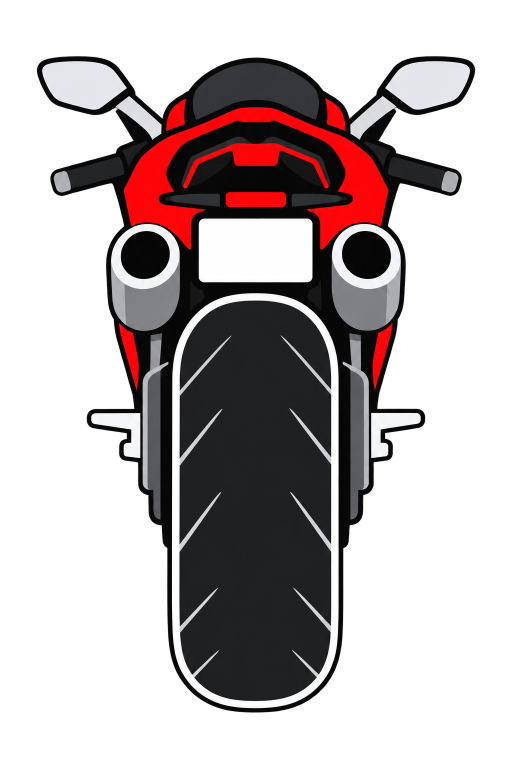
#> input picture firmware/assets/lean/ducati-rear-e-source.png, 1024 x 1536 px (shown at 1/2 size)
$ python generate_lean_icon.py
#> lines starting #> are read from the running program, lines starting #| are printed output that depends on the picture
#!/usr/bin/env python3
"""Pack the approved transparent E rear-view artwork into a small LVGL bitmap.

Only trims transparent padding, resizes and converts to LVGL BGRA bytes.
The editable source and provenance live in firmware/assets/lean/.
"""
from __future__ import annotations

import hashlib
import json
import math
from pathlib import Path

from PIL import Image

ROOT = Path(__file__).resolve().parents[1]
SOURCE = ROOT / "firmware/assets/lean/ducati-rear-e-source.png"
DESTINATION = ROOT / "third_party/moto-gps-waveshare/shared/nav_ui/assets"


def main() -> None:
    original = Image.open(SOURCE).convert("RGBA")
#> original is the input picture: PIL image 1024x1536 RGBA; mean R, G, B, A 49.3, 39.5, 40.3, 104.4
    # Use substantial opacity to locate the subject, ignoring nearly invisible
    # edge pixels. Keep the source's antialiased alpha inside the padded crop.
    bounds = original.getchannel("A").point(lambda alpha: 255 if alpha >= 128 else 0).getbbox()
#> bounds = (74, 112, 950, 1425)
    if bounds is None:
        raise ValueError("The source contains no opaque icon")
    left, top, right, bottom = bounds
#> left = 74; top = 112; right = 950; bottom = 1425
    bounds = (max(0, left - 3), max(0, top - 3),
              min(original.width, right + 3), min(original.height, bottom + 3))
#> bounds = (71, 109, 953, 1428)
    cropped = original.crop(bounds)
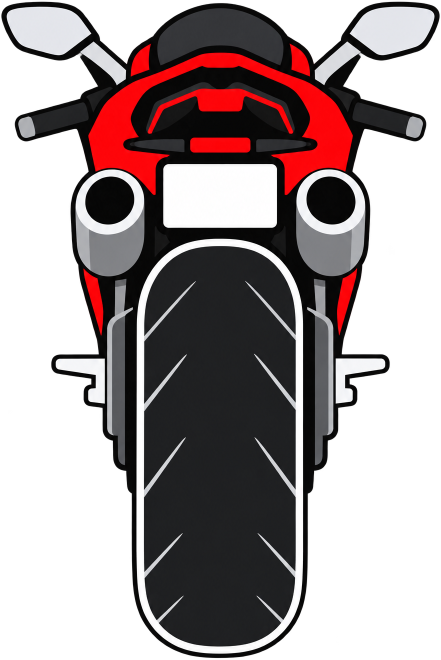
#> cropped: PIL image 882x1319 RGBA (shown at 1/2 size); mean R, G, B, A 62.2, 49, 50, 141.2; transparent parts drawn white
    height = 128
    width = round(cropped.width * height / cropped.height)
#> width = 86
    image = cropped.resize((width, height), Image.Resampling.LANCZOS)
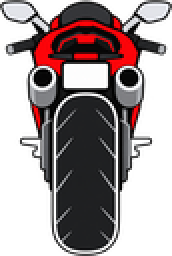
#> image: PIL image 86x128 RGBA (shown 2 times larger); mean R, G, B, A 51, 39.2, 40.2, 141.3; transparent parts drawn white
    pivot_x, pivot_y = width // 2, height - 2
#> pivot_x = 43; pivot_y = 126
    # Conservative radius, including all transparent corners, for any angle.
    radius = math.ceil(math.hypot(max(pivot_x, width - 1 - pivot_x), pivot_y)) + 1
#> radius = 135
    pixels = image.tobytes("raw", "BGRA")
    header = f'''/* Generated by tools/generate_lean_icon.py. See firmware/assets/lean/README.md. */
#pragma once
#include "lvgl.h"
#ifdef __cplusplus
extern "C" {{
#endif
#define DUCATI_REAR_E_WIDTH {width}
#define DUCATI_REAR_E_HEIGHT {height}
#define DUCATI_REAR_E_PIVOT_X {pivot_x}
#define DUCATI_REAR_E_PIVOT_Y {pivot_y}
#define DUCATI_REAR_E_RADIUS {radius}
extern const lv_image_dsc_t ducati_rear_e;
#ifdef __cplusplus
}}
#endif
'''
    output = [
        "/* Generated by tools/generate_lean_icon.py. Artwork provenance: firmware/assets/lean/README.md. */",
        '#include "ducati_rear_e.h"', "", "static const uint8_t ducati_rear_e_pixels[] = {",
    ]
    for offset in range(0, len(pixels), 24):
        output.append("    " + ",".join(f"0x{value:02x}" for value in pixels[offset:offset + 24]) + ",")
#> this loop made 1835 passes
#> offset on passes 2 to 4: 24, 48, 72
#> after the loop, output = 1839 items
    output.extend([
        "};", "", "const lv_image_dsc_t ducati_rear_e = {",
        "    .header = { .magic = LV_IMAGE_HEADER_MAGIC, .cf = LV_COLOR_FORMAT_ARGB8888,",
        f"                .w = {width}, .h = {height}, .stride = {width * 4} }},",
        "    .data_size = sizeof(ducati_rear_e_pixels), .data = ducati_rear_e_pixels,", "};", "",
    ])
    DESTINATION.mkdir(parents=True, exist_ok=True)
    (DESTINATION / "ducati_rear_e.h").write_text(header, encoding="utf-8", newline="\n")
    (DESTINATION / "ducati_rear_e.c").write_text("\n".join(output), encoding="utf-8", newline="\n")
    image.save(DESTINATION / "ducati_rear_e.png")
    manifest = {
        "design": "E - approved rear-view motorcycle icon",
        "source": str(SOURCE.relative_to(ROOT)).replace("\\", "/"),
        "source_sha256": hashlib.sha256(SOURCE.read_bytes()).hexdigest(),
        "source_crop": bounds, "size": [width, height],
        "format": "LV_COLOR_FORMAT_ARGB8888 (BGRA bytes)", "pixel_bytes": len(pixels),
        "pivot": [pivot_x, pivot_y], "maximum_rotation_radius": radius,
        "outputs_sha256": {name: hashlib.sha256((DESTINATION / name).read_bytes()).hexdigest()
                           for name in ["ducati_rear_e.h", "ducati_rear_e.c", "ducati_rear_e.png"]},
    }
    (SOURCE.parent / "manifest.json").write_text(
        json.dumps(manifest, ensure_ascii=False, indent=2) + "\n", encoding="utf-8", newline="\n")
    print(f"E icon packed: {width}x{height}, {len(pixels)} pixel bytes, pivot {pivot_x},{pivot_y}")
#| E icon packed: 86x128, 44032 pixel bytes, pivot 43,126


if __name__ == "__main__":
    main()
